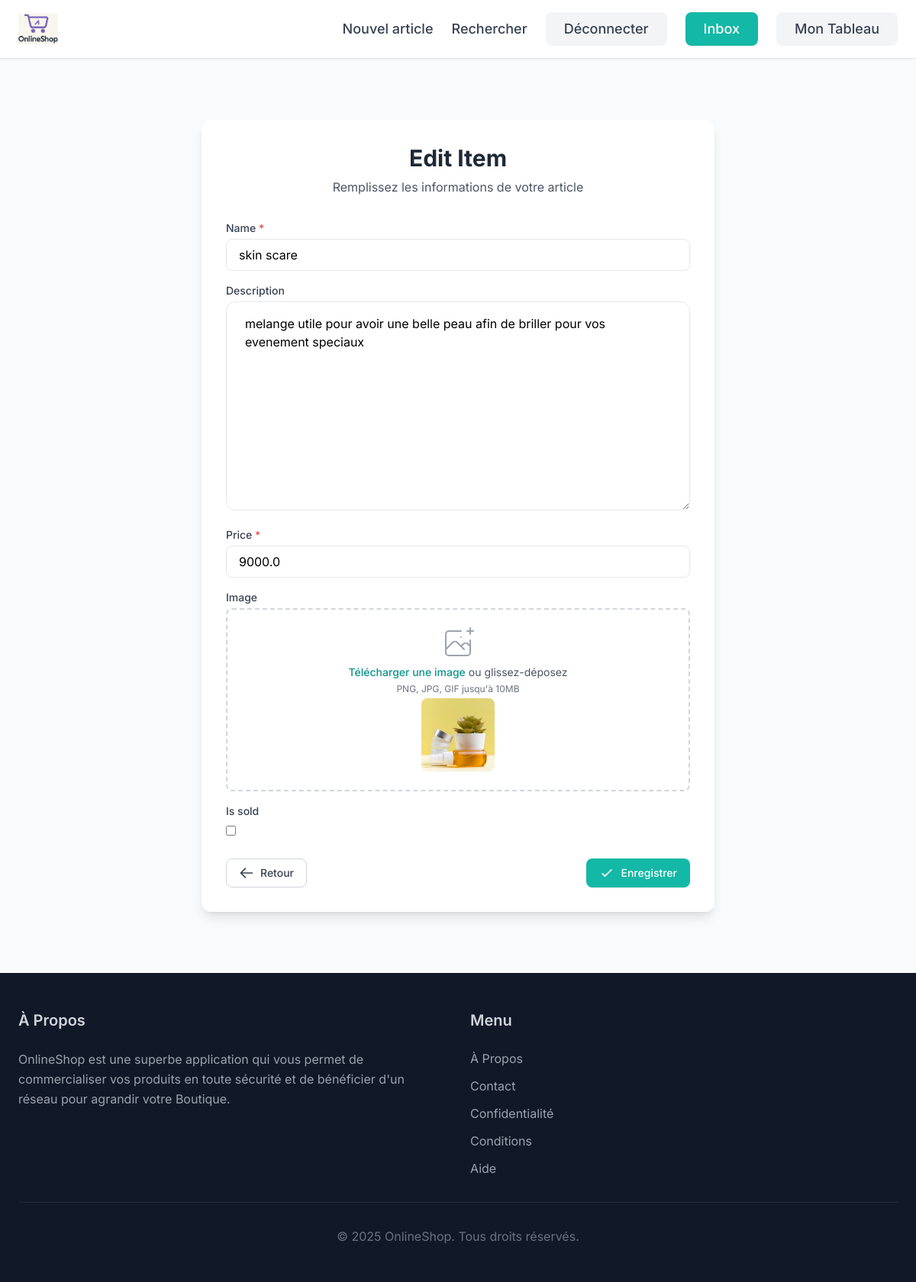
The page /items/1/edit/ (signed in) on the database its author committed.
### items/models.py (models this page shows, shortened)
class Item(models.Model):
    category = models.ForeignKey(
        Category, related_name="items", on_delete=models.CASCADE
    )
    name = models.CharField(max_length=255)
    description = models.TextField(blank=True, null=True)
    price = models.FloatField()
    image = models.ImageField(upload_to="item_images", blank=True, null=True)
    is_sold = models.BooleanField(default=False)
    created_by = models.ForeignKey(User, related_name="items", on_delete=models.CASCADE)
    created_at = models.DateTimeField(auto_now_add=True)

### items/views.py (the view)
# urls.py: path('<int:pk>/edit/',views.edit,name="edit"),
@login_required
def edit(request,pk):
    item = get_object_or_404(Item, pk=pk,created_by=request.user)
    if request.method == 'POST':
        form = EditItemForm(request.POST,request.FILES,instance=item)
        if form.is_valid():
            form.save()
            return  redirect('item:detail',pk=item.id)
    else:
        form = EditItemForm(instance=item)
    return  render(request,'item/form.html',{'form':form,'title':'Edit Item'})

### items/forms.py
class EditItemForm(forms.ModelForm):
    class Meta:
        model = Item
        fields = ('name', 'description', 'price', 'image','is_sold')
        widgets = {
            'name': forms.TextInput(attrs={'class':INPUT_CLASSES}),
            'description': forms.Textarea(attrs={'class':INPUT_CLASSES}),
            'price': forms.NumberInput(attrs={'class':INPUT_CLASSES}),
            'image': forms.FileInput(attrs={'class':INPUT_CLASSES}),
        }

### items/templates/item/form.html (shortened to what this page needs)
{%extends 'core/base.html' %}
{% block content %}
<div class="max-w-2xl mx-auto my-12">
    <div class="bg-white rounded-xl shadow-lg p-8">
        <div class="text-center mb-8">
            <h1 class="text-3xl font-bold text-gray-800 mb-2">{{title}}</h1>
            <p class="text-gray-600">Remplissez les informations de votre article</p>
        </div>
        <form method="POST" enctype="multipart/form-data" class="space-y-6">
            <div class="space-y-4">
                {% for field in form %}
                <div>
                    <label class="block text-sm font-medium text-gray-700 mb-1">
                        {{field.label}}
                        {% if field.field.required %}
                        <span class="text-red-500">*</span>
                        {% endif %}
                    </label>
                    {% if field.name == 'image' %}
                    <div class="mt-1 flex justify-center px-6 pt-5 pb-6 border-2 border-gray-300 border-dashed rounded-lg hover:border-teal-500 transition-colors duration-200">
                        <div class="space-y-1 text-center">
                            <div class="flex text-sm text-gray-600">
                                <label for="{{ field.id_for_label }}" class="relative cursor-pointer bg-white rounded-md font-medium text-teal-600 hover:text-teal-500 focus-within:outline-none">
                                    <span>Télécharger une image</span>
                                </label>
                                <p class="pl-1">ou glissez-déposez</p>
                            </div>
                            <p class="text-xs text-gray-500">
                                PNG, JPG, GIF jusqu'à 10MB
                            </p>
                            {% if field.value %}
                            <div class="mt-2">
                                <img src="{{ field.value.url }}" alt="Image actuelle" class="mx-auto h-24 w-24 object-cover rounded-lg">
                            </div>
                            {% endif %}
                        </div>
                    </div>
                    {% else %}
                    {{field}}
                    {% endif %}
                </div>
                {% endfor %}
            </div>
            <div class="flex items-center justify-between">
                <a href="{% url 'dashboard:index' %}"
                   class="inline-flex items-center px-4 py-2 border border-gray-300 rounded-lg text-sm font-medium text-gray-700 bg-white hover:bg-gray-50">
                    <svg class="w-5 h-5 mr-2" fill="none" stroke="currentColor" viewBox="0 0 24 24">
                        <path stroke-linecap="round" stroke-linejoin="round" stroke-width="2" d="M10 19l-7-7m0 0l7-7m-7 7h18"/>
                    </svg>
                    Retour
                </a>
                <button type="submit"
                        class="inline-flex items-center px-4 py-2 border border-transparent rounded-lg shadow-sm text-sm font-medium text-white bg-teal-500 hover:bg-teal-600 focus:outline-none focus:ring-2 focus:ring-offset-2 focus:ring-teal-500">
                    <svg class="w-5 h-5 mr-2" fill="none" stroke="currentColor" viewBox="0 0 24 24">
                        <path stroke-linecap="round" stroke-linejoin="round" stroke-width="2" d="M5 13l4 4L19 7"/>
                    </svg>
                    Enregistrer
                </button>
            </div>
        </form>
    </div>
</div>
{% endblock %}

### core/templates/core/base.html (style rules this page uses)
body { font-family: 'Inter', sans-serif; }

### items/templates/item/form.html (style rules this page uses)
input[type="text"], input[type="number"], textarea, select { width: 100%; padding: 0.5rem 1rem; border: 1px solid #e5e7eb; border-radius: 0.5rem; background-color: #fff; transition: all 0.2s; }
textarea { min-height: 100px; resize: vertical; }
.border-dashed { position: relative; }
.object-cover { object-fit: cover; }

### rows shown on the page
Item: form "skin scare" "melange utile pour avoir une belle peau afin de briller pour vos evenement speciaux" "9000.0"

### other values the page prints
{{ title }} "Edit Item"
{{ field.label }} "Name" "Description" "Price" "Image" "Is sold"
